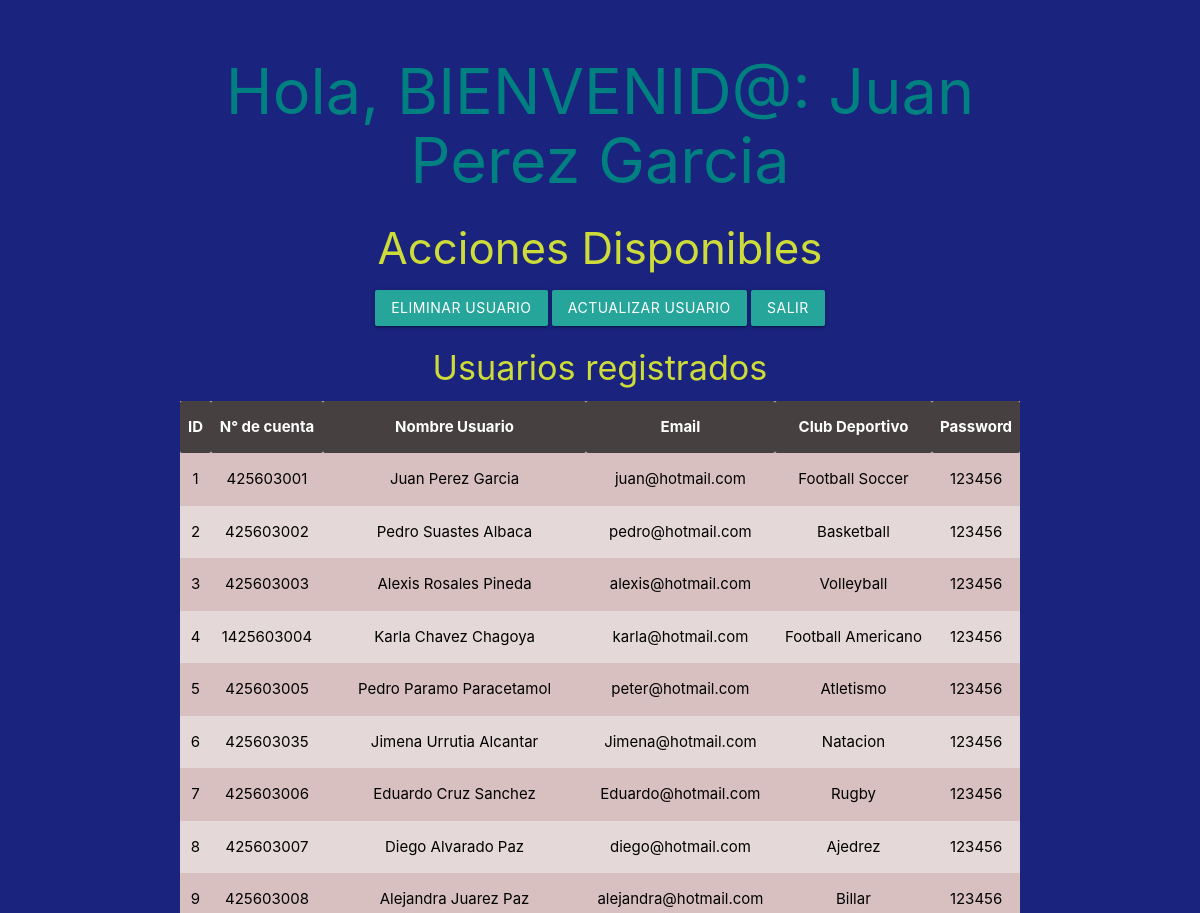
/Principal.php (signed in, upper part), run on an earlier commit of the app's database.
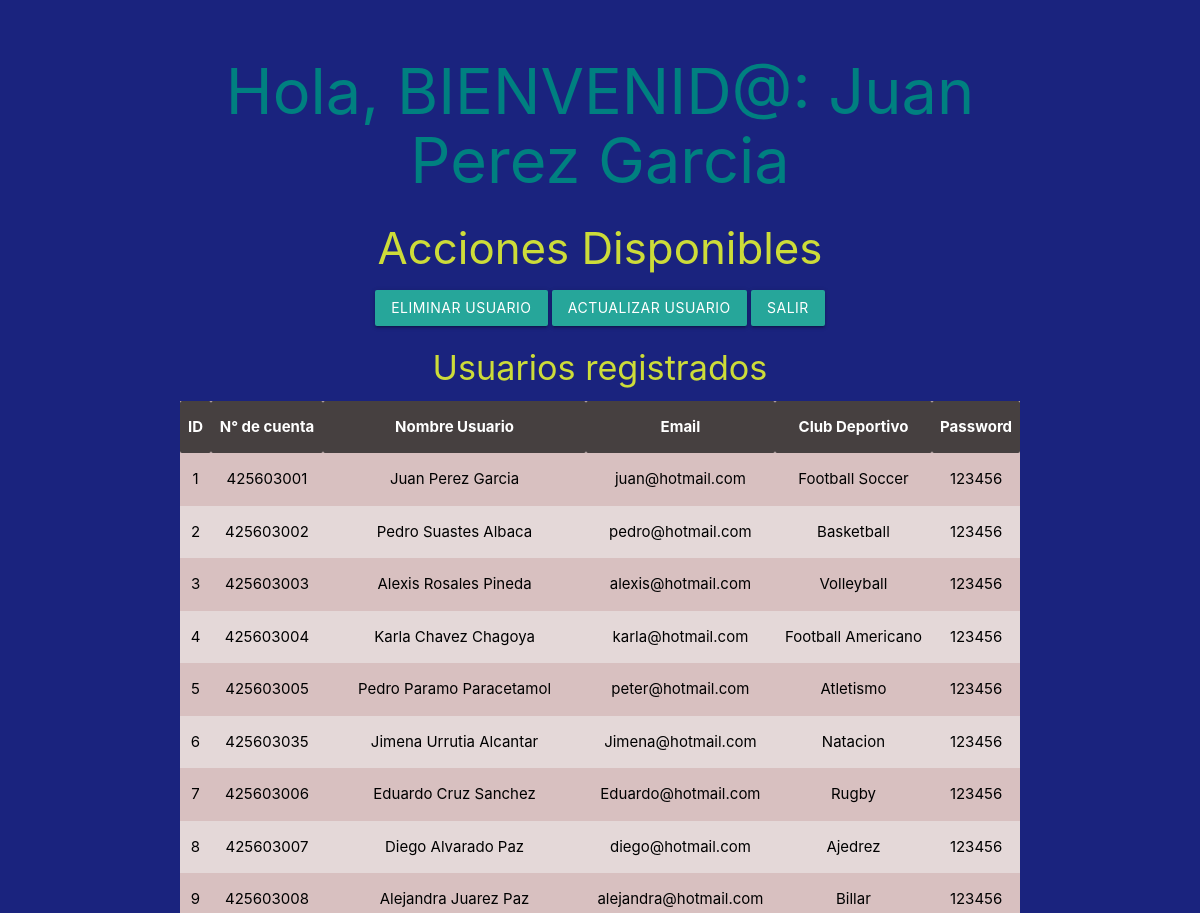
And on a later commit of the database.
### tables this page shows
CREATE TABLE `registros`(
`id_registro` int (10) not null auto_increment PRIMARY KEY,
`no_cuenta` int(10) not null,
`nombre_usuario` text not null,
`email` text not null,
`club_deportivo` text not null,
`password` varchar (8) not null
);

### tablita.php (the view, shortened to what this page needs)
<!DOCTYPE html>
<html lang="en">
<head>
    <link rel="stylesheet" href="https://cdnjs.cloudflare.com/ajax/libs/materialize/1.0.0/css/materialize.min.css">
</head>
<body>
    <?php
    $consulta_sql = "SELECT * FROM registros";
    $resultado = $conexion->query($consulta_sql);
    $count = mysqli_num_rows($resultado);
    ?>
    <table style="background-color:rgb(216, 192, 192);" class="striped">
        <tr>
            <th style="background-color:#464040; color:white; text-align:center;">ID</th>
            <th style="background-color:#464040; color:white; text-align:center;">N° de cuenta</th>
            <th style="background-color:#464040; color:white; text-align:center;">Nombre Usuario</th>
            <th style="background-color:#464040; color:white; text-align:center;">Email</th>
            <th style="background-color:#464040; color:white; text-align:center;">Club Deportivo</th>
            <th style="background-color:#464040; color:white; text-align:center;">Password</th>
        </tr>
        <?php
        if ($count > 0) {
            while ($row = mysqli_fetch_assoc($resultado)) {
                echo "<tr>";
                echo "<td style='color:black; text-align:center;'>" . $row['id_registro'] . "</td>";
                echo "<td style='color:black; text-align:center;'>" . $row['no_cuenta'] . "</td>";
                echo "<td style='color:black; text-align:center;'>" . $row['nombre_usuario'] . "</td>";
                echo "<td style='color:black; text-align:center;'>" . $row['email'] . "</td>";
                echo "<td style='color:black; text-align:center;'>" . $row['club_deportivo'] . "</td>";
                echo "<td style='color:black; text-align:center;'>" . $row['password'] . "</td>";
                echo "</tr>";
            }
        } else {
            echo "<h1>Sin registro</h1>";
        }
        ?>
        <div class="lime-text" style="text-align:center;">
            <h3 style="text-align:center;">Acciones Disponibles</h3>
            <a href="./logica/eliminarUsuario/eliminar.html"><button class="btn waves-effect waves-light">Eliminar
                    Usuario</button></a>
            <a href="./logica/actualizarUsuario/tablitaActualizable.php"><button
                    class="btn waves-effect waves-light">Actualizar Usuario</button></a>
            <a href="./logica/salir.php"><button class="btn waves-effect waves-light">SALIR</button></a>
                    <h4 style="text-align:center;">Usuarios registrados</h4>
        </div>
    </table>
</body>
</html>

What changed in the data, as far as the page shows it:
changed registros "Karla Chavez Chagoya": no_cuenta "1425603004" → "425603004"
